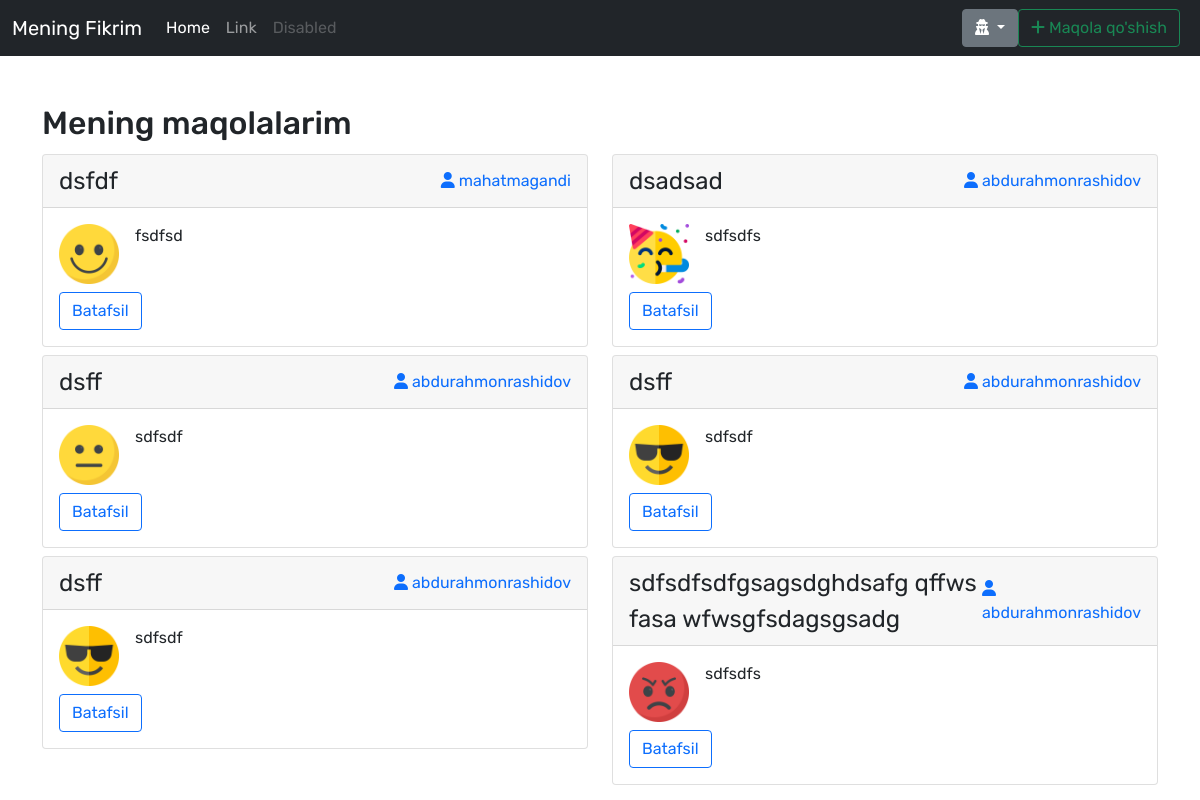
Before: / with the older database file.
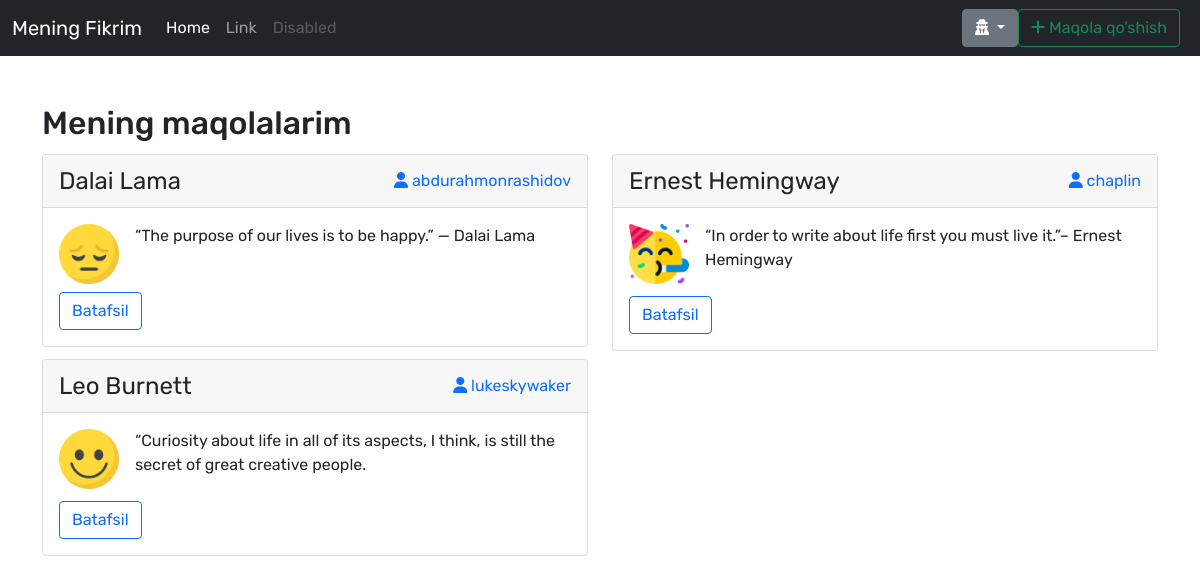
After: the same page with the newer database file.
### main/models.py (models this page shows, shortened)
class Post(models.Model):
    title = models.CharField(max_length=250, blank=True)
    body = models.TextField(blank=True)
    author = models.ForeignKey(
        User, on_delete=models.CASCADE, related_name='user')
    tag = models.ForeignKey(Tag, on_delete=models.PROTECT, related_name='tags')
    emoji = models.ForeignKey(
        Emoji, on_delete=models.PROTECT, related_name="emojies")

class Emoji(models.Model):
    name = models.CharField(max_length=50, blank=True)
    emoji = models.ImageField(upload_to="post/emojies/")

### main/views.py (the view)
# urls.py: path("", views.HomeView.as_view(), name="home"),
class HomeView(ListView):
    model = Post
    template_name = "index.html"

### templates/index.html
{% extends 'wrapper.html' %} {% block content %}
<section class="d-flex justify-content-center flex-column mt-5">
    <div class="container">
        <h2>Mening maqolalarim</h2>
        <div class="row">
            {% for post in object_list %}
            <div class="col-sm-12 col-md-12 col-lg-6 my-1">
                <div class="card">
                    <div class="card-header d-flex justify-content-between align-items-center">
                        <div class="fs-4">{{post.title}}</div>
                        <div>
                            <a href="{% url 'main:other_profile' post.author.username %}" class="text-decoration-none fs-6">
                                <i class="fas fa-user"></i> {{post.author}}
                            </a>
                        </div>
                    </div>
                    <div class="card-body">
                        <div class="d-flex">
                            <div class="flex-shrink-0">
                                <img src="{{post.emoji.emoji.url}}" width="60" alt="...">
                            </div>
                            <div class="flex-grow-1 ms-3">
                                <p>{{post.body|truncatewords:"20"}}</p>
                            </div>
                        </div>
                        <a href="{% url 'main:detail' post.id %}" class="btn btn-outline-primary mt-2">Batafsil</a>
                    </div>
                </div>
            </div>
            {% endfor %}
        </div>
    </div>
</section>
{% endblock %}

### templates/wrapper.html (shortened to what this page needs)
{% load static %}
<!DOCTYPE html>
<html lang="en">
<head>
    <link href="https://cdn.jsdelivr.net/npm/bootstrap@5.0.2/dist/css/bootstrap.min.css" rel="stylesheet">
    <link rel="stylesheet" href="https://cdnjs.cloudflare.com/ajax/libs/font-awesome/6.1.1/css/all.min.css"
    />
    <link rel="stylesheet" href="{% static 'css/style.css' %}">
</head>
<body>
    <header>
        <nav class="navbar navbar-expand-lg navbar-dark bg-dark">
            <div class="container-fluid">
                <a class="navbar-brand" href="/">Mening Fikrim</a>
                <div class="collapse navbar-collapse" id="navbarTogglerDemo03">
                    <ul class="navbar-nav me-auto mb-2 mb-lg-0">
                        <li class="nav-item">
                            <a class="nav-link active" aria-current="page" href="#">Home</a>
                        </li>
                        <li class="nav-item">
                            <a class="nav-link" href="#">Link</a>
                        </li>
                        <li class="nav-item">
                            <a class="nav-link disabled" href="#" tabindex="-1" aria-disabled="true">Disabled</a>
                        </li>
                    </ul>
                    <div class="d-flex">
                        <div class="dropdown">
                            <a class="btn btn-secondary dropdown-toggle" href="#" role="button" id="dropdownMenuLink" data-bs-toggle="dropdown" aria-expanded="false">
                                <i class="fas fa-user-secret"></i>
                            </a>
                        </div>
                        <a href="{% url 'main:add' %}" class="btn btn-outline-success me-2" type="button">
                            <i class="fas fa-plus"></i> Maqola qo'shish
                        </a>
                    </div>
                </div>
            </div>
        </nav>
    </header>
    {% block content %} {% endblock %}
</body>
</html>

### staticfiles/css/style.css (style rules this page uses)
body { font-family: 'Rubik', sans-serif; }

Changed rows visible on the page:
removed Post: title "dsfdf", author "mahatmagandi", emoji.emoji (picture), body "fsdfsd"
removed Post: title "dsadsad", author "abdurahmonrashidov", emoji.emoji (picture), body "sdfsdfs"
removed Post: title "dsff", author "abdurahmonrashidov", emoji.emoji (picture), body "sdfsdf"
removed Post: title "dsff", author "abdurahmonrashidov", emoji.emoji (picture), body "sdfsdf"
removed Post: title "dsff", author "abdurahmonrashidov", emoji.emoji (picture), body "sdfsdf"
removed Post: title "sdfsdfsdfgsagsdghdsafg qffws fasa wfwsgfsdagsgsadg", author "abdurahmonrashidov", emoji.emoji (picture), body "sdfsdfs"
added Post: title "Dalai Lama", author "abdurahmonrashidov", emoji.emoji (picture), body "“The purpose of our lives is to be happy.” — Dalai Lama"
added Post: title "Ernest Hemingway", author "chaplin", emoji.emoji (picture), body "“In order to write about life first you must live it.”– Ernest Hemingway"
added Post: title "Leo Burnett", author "lukeskywaker", emoji.emoji (picture), body "“Curiosity about life in all of its aspects, I think, is still the secret of great creative people."
